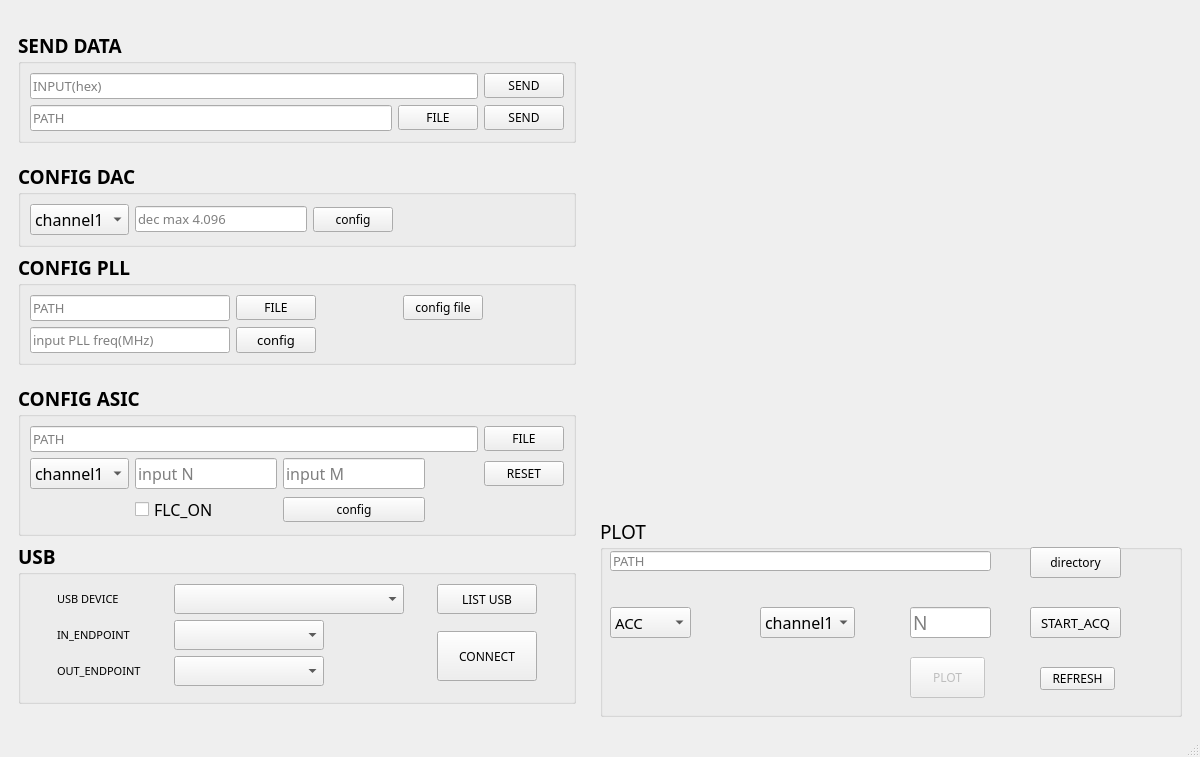
<?xml version="1.0" encoding="UTF-8"?>
<ui version="4.0">
 <class>MainWindow</class>
 <widget class="QMainWindow" name="MainWindow">
  <property name="geometry">
   <rect>
    <x>0</x>
    <y>0</y>
    <width>1200</width>
    <height>757</height>
   </rect>
  </property>
  <property name="minimumSize">
   <size>
    <width>1200</width>
    <height>700</height>
   </size>
  </property>
  <property name="windowTitle">
   <string>MainWindow</string>
  </property>
  <widget class="QWidget" name="centralwidget">
   <layout class="QHBoxLayout" name="horizontalLayout_4">
    <item>
     <spacer name="horizontalSpacer_2">
      <property name="orientation">
       <enum>Qt::Horizontal</enum>
      </property>
      <property name="sizeHint" stdset="0">
       <size>
        <width>40</width>
        <height>20</height>
       </size>
      </property>
     </spacer>
    </item>
    <item>
     <spacer name="horizontalSpacer_6">
      <property name="orientation">
       <enum>Qt::Horizontal</enum>
      </property>
      <property name="sizeHint" stdset="0">
       <size>
        <width>40</width>
        <height>20</height>
       </size>
      </property>
     </spacer>
    </item>
    <item>
     <widget class="QWidget" name="widget" native="true">
      <property name="minimumSize">
       <size>
        <width>400</width>
        <height>0</height>
       </size>
      </property>
      <layout class="QVBoxLayout" name="verticalLayout">
       <item>
        <spacer name="verticalSpacer_4">
         <property name="orientation">
          <enum>Qt::Vertical</enum>
         </property>
         <property name="sizeHint" stdset="0">
          <size>
           <width>20</width>
           <height>40</height>
          </size>
         </property>
        </spacer>
       </item>
       <item>
        <widget class="QGroupBox" name="groupBox">
         <property name="font">
          <font>
           <family>Adobe 黑体 Std R</family>
           <pointsize>14</pointsize>
           <weight>75</weight>
           <bold>true</bold>
          </font>
         </property>
         <property name="title">
          <string>SEND DATA</string>
         </property>
         <layout class="QGridLayout" name="gridLayout">
          <item row="0" column="2">
           <widget class="QPushButton" name="btn_send">
            <property name="font">
             <font>
              <family>Adobe 黑体 Std R</family>
              <pointsize>9</pointsize>
              <weight>50</weight>
              <bold>false</bold>
             </font>
            </property>
            <property name="text">
             <string>SEND</string>
            </property>
           </widget>
          </item>
          <item row="1" column="0">
           <widget class="QLineEdit" name="dataPath">
            <property name="font">
             <font>
              <family>Adobe 黑体 Std R</family>
              <pointsize>10</pointsize>
              <weight>50</weight>
              <bold>false</bold>
             </font>
            </property>
            <property name="text">
             <string/>
            </property>
            <property name="placeholderText">
             <string>PATH</string>
            </property>
           </widget>
          </item>
          <item row="1" column="1">
           <widget class="QPushButton" name="btn_datafile">
            <property name="font">
             <font>
              <family>Adobe 黑体 Std R</family>
              <pointsize>9</pointsize>
              <weight>50</weight>
              <bold>false</bold>
             </font>
            </property>
            <property name="text">
             <string>FILE</string>
            </property>
           </widget>
          </item>
          <item row="1" column="2">
           <widget class="QPushButton" name="btn_sendfile">
            <property name="font">
             <font>
              <family>Adobe 黑体 Std R</family>
              <pointsize>9</pointsize>
              <weight>50</weight>
              <bold>false</bold>
             </font>
            </property>
            <property name="text">
             <string>SEND</string>
            </property>
           </widget>
          </item>
          <item row="0" column="0" colspan="2">
           <widget class="QLineEdit" name="dataEdit">
            <property name="font">
             <font>
              <family>Adobe 黑体 Std R</family>
              <pointsize>10</pointsize>
              <weight>50</weight>
              <bold>false</bold>
             </font>
            </property>
            <property name="text">
             <string/>
            </property>
            <property name="placeholderText">
             <string>INPUT(hex)</string>
            </property>
           </widget>
          </item>
         </layout>
        </widget>
       </item>
       <item>
        <spacer name="verticalSpacer_5">
         <property name="orientation">
          <enum>Qt::Vertical</enum>
         </property>
         <property name="sizeHint" stdset="0">
          <size>
           <width>20</width>
           <height>40</height>
          </size>
         </property>
        </spacer>
       </item>
       <item>
        <widget class="QGroupBox" name="groupBox_2">
         <property name="font">
          <font>
           <family>Adobe 黑体 Std R</family>
           <pointsize>14</pointsize>
           <weight>75</weight>
           <bold>true</bold>
          </font>
         </property>
         <property name="title">
          <string>CONFIG DAC</string>
         </property>
         <layout class="QHBoxLayout" name="horizontalLayout">
          <item>
           <widget class="QComboBox" name="dac_channel">
            <property name="font">
             <font>
              <family>Adobe 黑体 Std R</family>
              <pointsize>12</pointsize>
              <weight>50</weight>
              <bold>false</bold>
             </font>
            </property>
            <item>
             <property name="text">
              <string>channel1</string>
             </property>
            </item>
            <item>
             <property name="text">
              <string>channel2</string>
             </property>
            </item>
            <item>
             <property name="text">
              <string>channel3</string>
             </property>
            </item>
            <item>
             <property name="text">
              <string>channel4</string>
             </property>
            </item>
           </widget>
          </item>
          <item>
           <widget class="QLineEdit" name="dacValue">
            <property name="font">
             <font>
              <family>Adobe 黑体 Std R</family>
              <pointsize>10</pointsize>
              <weight>50</weight>
              <bold>false</bold>
             </font>
            </property>
            <property name="text">
             <string/>
            </property>
            <property name="placeholderText">
             <string>dec max 4.096</string>
            </property>
           </widget>
          </item>
          <item>
           <widget class="QPushButton" name="btn_dac">
            <property name="font">
             <font>
              <family>Adobe 黑体 Std R</family>
              <pointsize>9</pointsize>
              <weight>50</weight>
              <bold>false</bold>
             </font>
            </property>
            <property name="text">
             <string>config</string>
            </property>
           </widget>
          </item>
          <item>
           <spacer name="horizontalSpacer">
            <property name="orientation">
             <enum>Qt::Horizontal</enum>
            </property>
            <property name="sizeHint" stdset="0">
             <size>
              <width>40</width>
              <height>20</height>
             </size>
            </property>
           </spacer>
          </item>
         </layout>
        </widget>
       </item>
       <item>
        <widget class="QGroupBox" name="groupBox_3">
         <property name="font">
          <font>
           <family>Adobe 黑体 Std R</family>
           <pointsize>14</pointsize>
           <weight>75</weight>
           <bold>true</bold>
          </font>
         </property>
         <property name="title">
          <string>CONFIG PLL</string>
         </property>
         <layout class="QGridLayout" name="gridLayout_4">
          <item row="0" column="3">
           <widget class="QPushButton" name="btn_pll">
            <property name="font">
             <font>
              <family>Adobe 黑体 Std R</family>
              <pointsize>9</pointsize>
              <weight>50</weight>
              <bold>false</bold>
             </font>
            </property>
            <property name="text">
             <string>config file</string>
            </property>
           </widget>
          </item>
          <item row="0" column="4">
           <spacer name="horizontalSpacer_9">
            <property name="orientation">
             <enum>Qt::Horizontal</enum>
            </property>
            <property name="sizeHint" stdset="0">
             <size>
              <width>40</width>
              <height>20</height>
             </size>
            </property>
           </spacer>
          </item>
          <item row="0" column="1">
           <widget class="QPushButton" name="btn_pllfile">
            <property name="font">
             <font>
              <family>Adobe 黑体 Std R</family>
              <pointsize>9</pointsize>
              <weight>50</weight>
              <bold>false</bold>
             </font>
            </property>
            <property name="text">
             <string>FILE</string>
            </property>
           </widget>
          </item>
          <item row="0" column="0">
           <widget class="QLineEdit" name="pllPath">
            <property name="minimumSize">
             <size>
              <width>200</width>
              <height>0</height>
             </size>
            </property>
            <property name="font">
             <font>
              <family>Adobe 黑体 Std R</family>
              <pointsize>10</pointsize>
              <weight>50</weight>
              <bold>false</bold>
             </font>
            </property>
            <property name="text">
             <string/>
            </property>
            <property name="placeholderText">
             <string>PATH</string>
            </property>
           </widget>
          </item>
          <item row="0" column="2">
           <spacer name="horizontalSpacer_8">
            <property name="orientation">
             <enum>Qt::Horizontal</enum>
            </property>
            <property name="sizeHint" stdset="0">
             <size>
              <width>40</width>
              <height>20</height>
             </size>
            </property>
           </spacer>
          </item>
          <item row="1" column="1">
           <widget class="QPushButton" name="pll">
            <property name="font">
             <font>
              <family>Adobe 黑体 Std R</family>
              <pointsize>10</pointsize>
              <weight>50</weight>
              <bold>false</bold>
             </font>
            </property>
            <property name="text">
             <string>config</string>
            </property>
           </widget>
          </item>
          <item row="1" column="0">
           <widget class="QLineEdit" name="pllfreq">
            <property name="font">
             <font>
              <family>Adobe 黑体 Std R</family>
              <pointsize>10</pointsize>
              <weight>50</weight>
              <bold>false</bold>
             </font>
            </property>
            <property name="placeholderText">
             <string>input PLL freq(MHz)</string>
            </property>
           </widget>
          </item>
         </layout>
        </widget>
       </item>
       <item>
        <spacer name="verticalSpacer_3">
         <property name="orientation">
          <enum>Qt::Vertical</enum>
         </property>
         <property name="sizeHint" stdset="0">
          <size>
           <width>20</width>
           <height>40</height>
          </size>
         </property>
        </spacer>
       </item>
       <item>
        <widget class="QGroupBox" name="groupBox_4">
         <property name="font">
          <font>
           <family>Adobe 黑体 Std R</family>
           <pointsize>14</pointsize>
           <weight>75</weight>
           <bold>true</bold>
          </font>
         </property>
         <property name="title">
          <string>CONFIG ASIC</string>
         </property>
         <layout class="QGridLayout" name="gridLayout_2">
          <item row="1" column="5">
           <widget class="QPushButton" name="reset">
            <property name="font">
             <font>
              <family>Adobe 黑体 Std R</family>
              <pointsize>9</pointsize>
              <weight>50</weight>
              <bold>false</bold>
             </font>
            </property>
            <property name="text">
             <string>RESET</string>
            </property>
           </widget>
          </item>
          <item row="1" column="0">
           <widget class="QComboBox" name="asic_channel">
            <property name="font">
             <font>
              <family>Adobe 黑体 Std R</family>
              <pointsize>12</pointsize>
              <weight>50</weight>
              <bold>false</bold>
             </font>
            </property>
            <item>
             <property name="text">
              <string>channel1</string>
             </property>
            </item>
            <item>
             <property name="text">
              <string>channel2</string>
             </property>
            </item>
            <item>
             <property name="text">
              <string>channel3</string>
             </property>
            </item>
            <item>
             <property name="text">
              <string>channel4</string>
             </property>
            </item>
           </widget>
          </item>
          <item row="0" column="5">
           <widget class="QPushButton" name="ASICFile">
            <property name="font">
             <font>
              <family>Adobe 黑体 Std R</family>
              <pointsize>9</pointsize>
              <weight>50</weight>
              <bold>false</bold>
             </font>
            </property>
            <property name="text">
             <string>FILE</string>
            </property>
           </widget>
          </item>
          <item row="1" column="3">
           <widget class="QLineEdit" name="asicM">
            <property name="font">
             <font>
              <family>Adobe 黑体 Std R</family>
              <pointsize>12</pointsize>
              <weight>50</weight>
              <bold>false</bold>
             </font>
            </property>
            <property name="inputMask">
             <string/>
            </property>
            <property name="text">
             <string/>
            </property>
            <property name="placeholderText">
             <string>input M</string>
            </property>
           </widget>
          </item>
          <item row="1" column="1" colspan="2">
           <widget class="QLineEdit" name="accN">
            <property name="font">
             <font>
              <family>Adobe 黑体 Std R</family>
              <pointsize>12</pointsize>
              <weight>50</weight>
              <bold>false</bold>
             </font>
            </property>
            <property name="text">
             <string/>
            </property>
            <property name="placeholderText">
             <string>input N</string>
            </property>
           </widget>
          </item>
          <item row="1" column="4">
           <spacer name="horizontalSpacer_10">
            <property name="orientation">
             <enum>Qt::Horizontal</enum>
            </property>
            <property name="sizeHint" stdset="0">
             <size>
              <width>40</width>
              <height>20</height>
             </size>
            </property>
           </spacer>
          </item>
          <item row="0" column="0" colspan="5">
           <widget class="QLineEdit" name="ASICPath">
            <property name="minimumSize">
             <size>
              <width>200</width>
              <height>0</height>
             </size>
            </property>
            <property name="font">
             <font>
              <family>Adobe 黑体 Std R</family>
              <pointsize>10</pointsize>
              <weight>50</weight>
              <bold>false</bold>
             </font>
            </property>
            <property name="text">
             <string/>
            </property>
            <property name="placeholderText">
             <string>PATH</string>
            </property>
           </widget>
          </item>
          <item row="3" column="1" colspan="2">
           <widget class="QCheckBox" name="asic_flc">
            <property name="font">
             <font>
              <family>Adobe 黑体 Std R</family>
              <pointsize>12</pointsize>
              <weight>50</weight>
              <bold>false</bold>
             </font>
            </property>
            <property name="text">
             <string>FLC_ON</string>
            </property>
            <property name="checked">
             <bool>false</bool>
            </property>
           </widget>
          </item>
          <item row="3" column="3">
           <widget class="QPushButton" name="btn_asic">
            <property name="font">
             <font>
              <family>Adobe 黑体 Std R</family>
              <pointsize>9</pointsize>
              <weight>50</weight>
              <bold>false</bold>
             </font>
            </property>
            <property name="text">
             <string>config</string>
            </property>
           </widget>
          </item>
         </layout>
        </widget>
       </item>
       <item>
        <widget class="QGroupBox" name="groupBox_5">
         <property name="font">
          <font>
           <family>Adobe 黑体 Std R</family>
           <pointsize>14</pointsize>
           <weight>75</weight>
           <bold>true</bold>
          </font>
         </property>
         <property name="title">
          <string>USB</string>
         </property>
         <layout class="QGridLayout" name="gridLayout_3">
          <item row="0" column="3" colspan="2">
           <widget class="QComboBox" name="usb_device">
            <property name="minimumSize">
             <size>
              <width>230</width>
              <height>0</height>
             </size>
            </property>
            <property name="font">
             <font>
              <family>Adobe 黑体 Std R</family>
              <pointsize>11</pointsize>
              <weight>50</weight>
              <bold>false</bold>
             </font>
            </property>
           </widget>
          </item>
          <item row="2" column="1">
           <widget class="QLabel" name="label_2">
            <property name="font">
             <font>
              <family>Adobe 黑体 Std R</family>
              <pointsize>8</pointsize>
              <weight>50</weight>
              <bold>false</bold>
             </font>
            </property>
            <property name="text">
             <string>IN_ENDPOINT</string>
            </property>
           </widget>
          </item>
          <item row="0" column="6">
           <widget class="QPushButton" name="btn_usb">
            <property name="minimumSize">
             <size>
              <width>100</width>
              <height>30</height>
             </size>
            </property>
            <property name="font">
             <font>
              <family>Adobe 黑体 Std R</family>
              <pointsize>9</pointsize>
              <weight>50</weight>
              <bold>false</bold>
             </font>
            </property>
            <property name="text">
             <string>LIST USB</string>
            </property>
           </widget>
          </item>
          <item row="0" column="2">
           <spacer name="horizontalSpacer_4">
            <property name="orientation">
             <enum>Qt::Horizontal</enum>
            </property>
            <property name="sizeHint" stdset="0">
             <size>
              <width>40</width>
              <height>20</height>
             </size>
            </property>
           </spacer>
          </item>
          <item row="0" column="7">
           <spacer name="horizontalSpacer_11">
            <property name="orientation">
             <enum>Qt::Horizontal</enum>
            </property>
            <property name="sizeHint" stdset="0">
             <size>
              <width>40</width>
              <height>20</height>
             </size>
            </property>
           </spacer>
          </item>
          <item row="0" column="0">
           <spacer name="horizontalSpacer_3">
            <property name="orientation">
             <enum>Qt::Horizontal</enum>
            </property>
            <property name="sizeHint" stdset="0">
             <size>
              <width>40</width>
              <height>20</height>
             </size>
            </property>
           </spacer>
          </item>
          <item row="0" column="5">
           <spacer name="horizontalSpacer_5">
            <property name="orientation">
             <enum>Qt::Horizontal</enum>
            </property>
            <property name="sizeHint" stdset="0">
             <size>
              <width>40</width>
              <height>20</height>
             </size>
            </property>
           </spacer>
          </item>
          <item row="3" column="1">
           <widget class="QLabel" name="label_3">
            <property name="font">
             <font>
              <family>Adobe 黑体 Std R</family>
              <pointsize>8</pointsize>
              <weight>50</weight>
              <bold>false</bold>
             </font>
            </property>
            <property name="text">
             <string>OUT_ENDPOINT</string>
            </property>
           </widget>
          </item>
          <item row="0" column="1">
           <widget class="QLabel" name="label">
            <property name="font">
             <font>
              <family>Adobe 黑体 Std R</family>
              <pointsize>8</pointsize>
              <weight>50</weight>
              <bold>false</bold>
             </font>
            </property>
            <property name="text">
             <string>USB DEVICE</string>
            </property>
           </widget>
          </item>
          <item row="3" column="3">
           <widget class="QComboBox" name="outlist">
            <property name="minimumSize">
             <size>
              <width>150</width>
              <height>0</height>
             </size>
            </property>
            <property name="font">
             <font>
              <family>Adobe 黑体 Std R</family>
              <pointsize>11</pointsize>
              <weight>50</weight>
              <bold>false</bold>
             </font>
            </property>
           </widget>
          </item>
          <item row="2" column="6" rowspan="3">
           <widget class="QPushButton" name="connect_usb">
            <property name="minimumSize">
             <size>
              <width>100</width>
              <height>50</height>
             </size>
            </property>
            <property name="font">
             <font>
              <family>Adobe 黑体 Std R</family>
              <pointsize>9</pointsize>
              <weight>50</weight>
              <bold>false</bold>
             </font>
            </property>
            <property name="text">
             <string>CONNECT</string>
            </property>
           </widget>
          </item>
          <item row="2" column="3">
           <widget class="QComboBox" name="in_list">
            <property name="minimumSize">
             <size>
              <width>150</width>
              <height>0</height>
             </size>
            </property>
            <property name="font">
             <font>
              <family>Adobe 黑体 Std R</family>
              <pointsize>11</pointsize>
              <weight>50</weight>
              <bold>false</bold>
             </font>
            </property>
           </widget>
          </item>
         </layout>
        </widget>
       </item>
       <item>
        <spacer name="verticalSpacer">
         <property name="orientation">
          <enum>Qt::Vertical</enum>
         </property>
         <property name="sizeHint" stdset="0">
          <size>
           <width>20</width>
           <height>40</height>
          </size>
         </property>
        </spacer>
       </item>
      </layout>
     </widget>
    </item>
    <item>
     <layout class="QHBoxLayout" name="horizontalLayout_3"/>
    </item>
    <item>
     <widget class="QWidget" name="widget_2" native="true">
      <property name="minimumSize">
       <size>
        <width>600</width>
        <height>600</height>
       </size>
      </property>
      <layout class="QVBoxLayout" name="verticalLayout_2">
       <item>
        <spacer name="verticalSpacer_7">
         <property name="orientation">
          <enum>Qt::Vertical</enum>
         </property>
         <property name="sizeType">
          <enum>QSizePolicy::Fixed</enum>
         </property>
         <property name="sizeHint" stdset="0">
          <size>
           <width>10</width>
           <height>10</height>
          </size>
         </property>
        </spacer>
       </item>
       <item>
        <widget class="QCustomPlot" name="waveform" native="true">
         <property name="minimumSize">
          <size>
           <width>500</width>
           <height>400</height>
          </size>
         </property>
        </widget>
       </item>
       <item>
        <spacer name="verticalSpacer_8">
         <property name="orientation">
          <enum>Qt::Vertical</enum>
         </property>
         <property name="sizeType">
          <enum>QSizePolicy::Fixed</enum>
         </property>
         <property name="sizeHint" stdset="0">
          <size>
           <width>20</width>
           <height>50</height>
          </size>
         </property>
        </spacer>
       </item>
       <item>
        <widget class="QGroupBox" name="groupBox_6">
         <property name="minimumSize">
          <size>
           <width>300</width>
           <height>100</height>
          </size>
         </property>
         <property name="maximumSize">
          <size>
           <width>16777215</width>
           <height>200</height>
          </size>
         </property>
         <property name="font">
          <font>
           <family>Adobe 黑体 Std R</family>
           <pointsize>14</pointsize>
           <weight>50</weight>
           <bold>false</bold>
          </font>
         </property>
         <property name="title">
          <string>PLOT</string>
         </property>
         <widget class="QLineEdit" name="wavepath">
          <property name="geometry">
           <rect>
            <x>10</x>
            <y>34</y>
            <width>381</width>
            <height>20</height>
           </rect>
          </property>
          <property name="minimumSize">
           <size>
            <width>300</width>
            <height>0</height>
           </size>
          </property>
          <property name="font">
           <font>
            <family>Adobe 黑体 Std R</family>
            <pointsize>10</pointsize>
            <weight>50</weight>
            <bold>false</bold>
           </font>
          </property>
          <property name="text">
           <string/>
          </property>
          <property name="placeholderText">
           <string>PATH</string>
          </property>
         </widget>
         <widget class="QPushButton" name="refresh">
          <property name="geometry">
           <rect>
            <x>440</x>
            <y>150</y>
            <width>75</width>
            <height>23</height>
           </rect>
          </property>
          <property name="font">
           <font>
            <family>Adobe 黑体 Std R</family>
            <pointsize>9</pointsize>
            <weight>50</weight>
            <bold>false</bold>
           </font>
          </property>
          <property name="text">
           <string>REFRESH</string>
          </property>
         </widget>
         <widget class="QPushButton" name="plot">
          <property name="enabled">
           <bool>false</bool>
          </property>
          <property name="geometry">
           <rect>
            <x>310</x>
            <y>140</y>
            <width>75</width>
            <height>41</height>
           </rect>
          </property>
          <property name="font">
           <font>
            <family>Adobe 黑体 Std R</family>
            <pointsize>9</pointsize>
            <weight>50</weight>
            <bold>false</bold>
           </font>
          </property>
          <property name="text">
           <string>PLOT</string>
          </property>
         </widget>
         <widget class="QPushButton" name="waveFile">
          <property name="geometry">
           <rect>
            <x>430</x>
            <y>30</y>
            <width>91</width>
            <height>31</height>
           </rect>
          </property>
          <property name="font">
           <font>
            <family>Adobe 黑体 Std R</family>
            <pointsize>9</pointsize>
            <weight>50</weight>
            <bold>false</bold>
           </font>
          </property>
          <property name="text">
           <string>directory</string>
          </property>
         </widget>
         <widget class="QComboBox" name="acq_way">
          <property name="geometry">
           <rect>
            <x>10</x>
            <y>90</y>
            <width>81</width>
            <height>31</height>
           </rect>
          </property>
          <property name="font">
           <font>
            <family>Adobe 黑体 Std R</family>
            <pointsize>11</pointsize>
            <weight>50</weight>
            <bold>false</bold>
           </font>
          </property>
          <item>
           <property name="text">
            <string>ACC</string>
           </property>
          </item>
          <item>
           <property name="text">
            <string>CCF</string>
           </property>
          </item>
         </widget>
         <widget class="QComboBox" name="acq_channel">
          <property name="geometry">
           <rect>
            <x>160</x>
            <y>90</y>
            <width>95</width>
            <height>31</height>
           </rect>
          </property>
          <property name="font">
           <font>
            <family>Adobe 黑体 Std R</family>
            <pointsize>12</pointsize>
            <weight>50</weight>
            <bold>false</bold>
           </font>
          </property>
          <item>
           <property name="text">
            <string>channel1</string>
           </property>
          </item>
          <item>
           <property name="text">
            <string>channel2</string>
           </property>
          </item>
          <item>
           <property name="text">
            <string>channel3</string>
           </property>
          </item>
          <item>
           <property name="text">
            <string>channel4</string>
           </property>
          </item>
         </widget>
         <widget class="QLineEdit" name="acq_N">
          <property name="geometry">
           <rect>
            <x>310</x>
            <y>90</y>
            <width>81</width>
            <height>31</height>
           </rect>
          </property>
          <property name="placeholderText">
           <string>N</string>
          </property>
         </widget>
         <widget class="QPushButton" name="start_acq">
          <property name="geometry">
           <rect>
            <x>430</x>
            <y>90</y>
            <width>91</width>
            <height>31</height>
           </rect>
          </property>
          <property name="font">
           <font>
            <family>Adobe 黑体 Std R</family>
            <pointsize>10</pointsize>
            <weight>50</weight>
            <bold>false</bold>
           </font>
          </property>
          <property name="text">
           <string>START_ACQ</string>
          </property>
         </widget>
        </widget>
       </item>
      </layout>
     </widget>
    </item>
    <item>
     <spacer name="horizontalSpacer_12">
      <property name="orientation">
       <enum>Qt::Horizontal</enum>
      </property>
      <property name="sizeHint" stdset="0">
       <size>
        <width>40</width>
        <height>20</height>
       </size>
      </property>
     </spacer>
    </item>
    <item>
     <spacer name="horizontalSpacer_7">
      <property name="orientation">
       <enum>Qt::Horizontal</enum>
      </property>
      <property name="sizeHint" stdset="0">
       <size>
        <width>40</width>
        <height>20</height>
       </size>
      </property>
     </spacer>
    </item>
   </layout>
   <zorder>widget_2</zorder>
   <zorder>widget</zorder>
   <zorder>horizontalSpacer_2</zorder>
   <zorder>horizontalSpacer_7</zorder>
   <zorder>horizontalSpacer_6</zorder>
   <zorder>horizontalSpacer_12</zorder>
  </widget>
  <widget class="QMenuBar" name="menubar">
   <property name="geometry">
    <rect>
     <x>0</x>
     <y>0</y>
     <width>1200</width>
     <height>23</height>
    </rect>
   </property>
  </widget>
  <widget class="QStatusBar" name="statusbar"/>
 </widget>
 <customwidgets>
  <customwidget>
   <class>QCustomPlot</class>
   <extends>QWidget</extends>
   <header>qcustomplot.h</header>
   <container>1</container>
  </customwidget>
 </customwidgets>
 <resources/>
 <connections/>
</ui>
